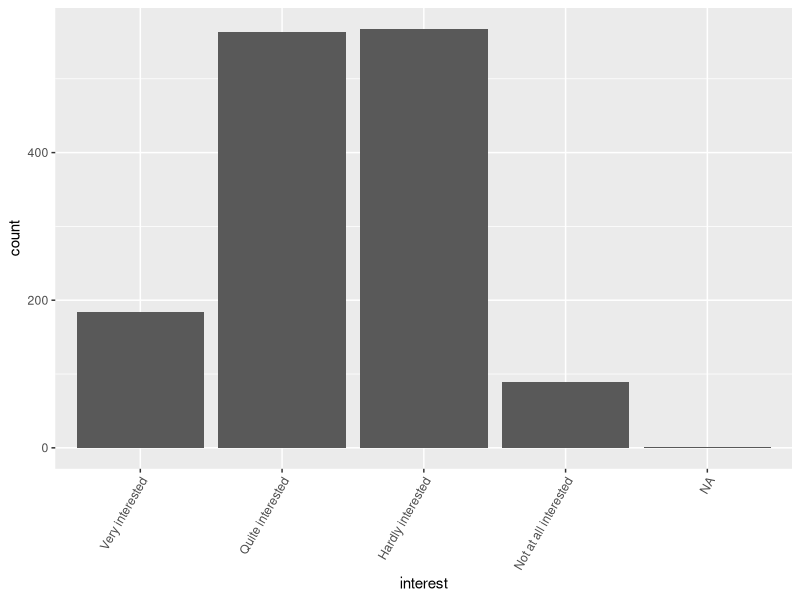
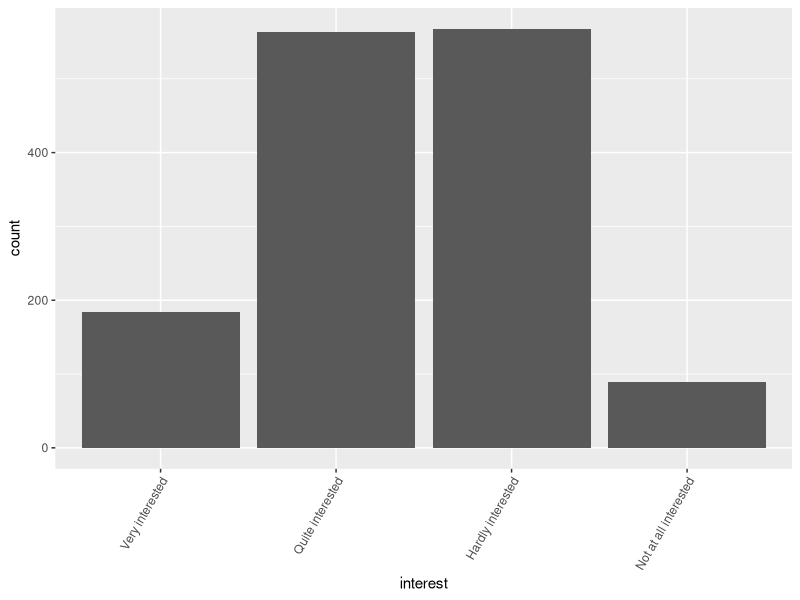
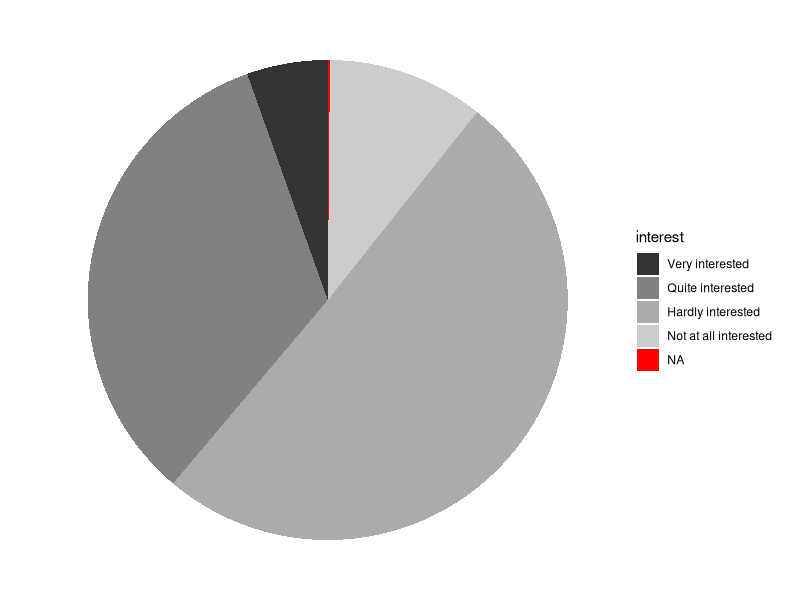
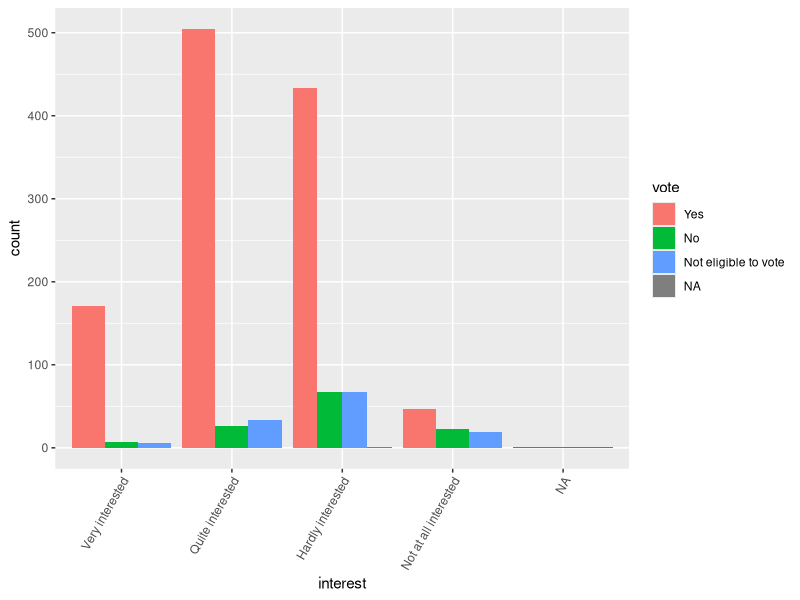
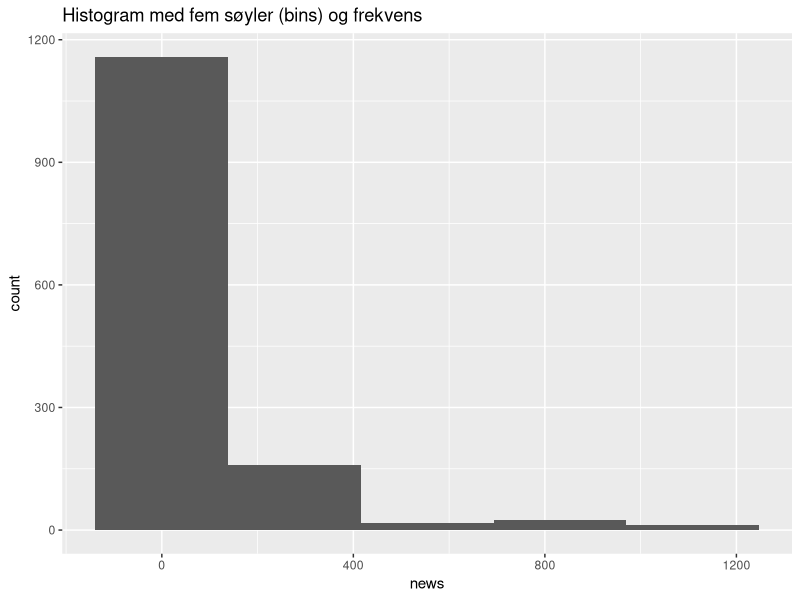
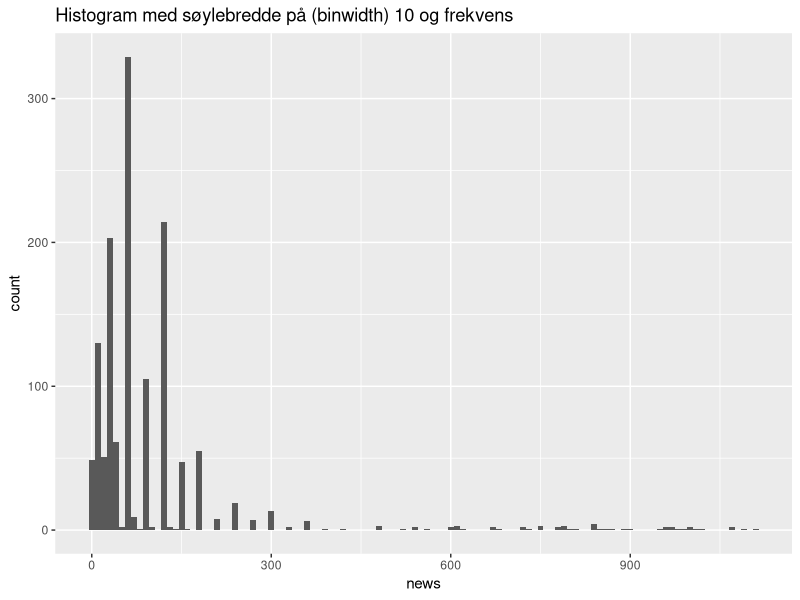
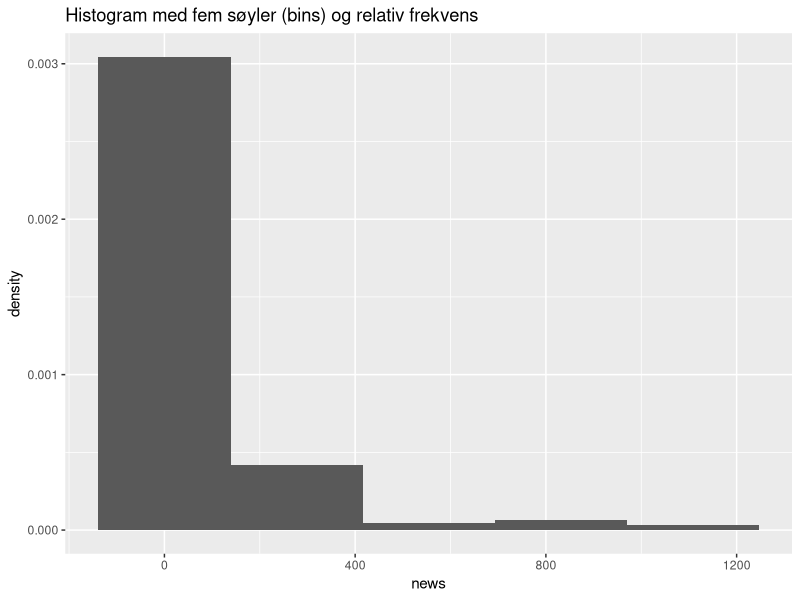
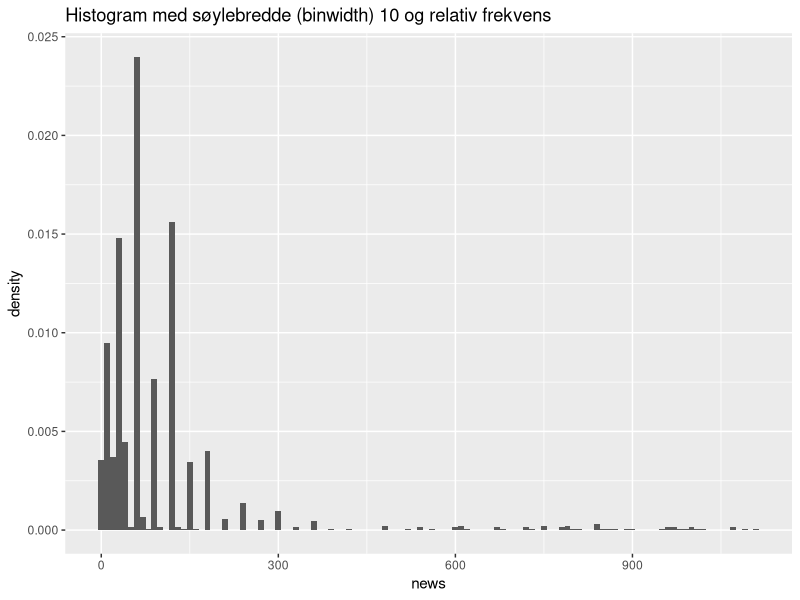

Source code (R) for these figures, in order:
## ---- chunk 1
knitr::opts_chunk$set(echo = TRUE)
## ---- chunk 2
library(tidyverse)
## ---- chunk 3
getwd()
list.files()
## ---- chunk 4
library(foreign)

ess <- read.dta("../../data/ESS9NO.dta")
## ---- chunk 5
ess_subset <- ess %>% 
  select(nwspol, polintr, vote, yrbrn) %>% 
  rename(
    	news = nwspol,
    	interest = polintr, 
    	year_born = yrbrn
  )

## ---- chunk 6
ess_subset <- ess %>% 
  select(
    vote,
    news = nwspol,
    interest = polintr, 
    year_born = yrbrn
    )
## ---- chunk 7
ess_subset$age <- 2018 - ess_subset$year_born 
## ---- chunk 8
class(ess_subset$vote)
## ---- chunk 9
levels(ess_subset$vote)
## ---- chunk 10
class(ess_subset$interest)

is.numeric(ess_subset$interest)
## ---- chunk 11
levels(ess_subset$interest)
## ---- chunk 12
class(ess_subset$news)

is.numeric(ess_subset$news)
## ---- chunk 13
summary(ess_subset)
str(ess_subset)
## ---- chunk 14
head(ess_subset)
tail(ess_subset)
## ---- chunk 15
table(ess_subset$vote, useNA = "always")
prop.table(table(ess_subset$vote))
prop.table(table(ess_subset$vote, useNA = "always"))
## ---- chunk 16
# Finner minimumsverdi (det laveste antall minutter brukt på nyheter)
min(ess_subset$news, na.rm = TRUE) # na.rm = TRUE sier at missing skal droppes i beregningen
# Finner maksimumsveriden (den høyeste antall minutter brukt på nyheter)
max(ess_subset$news, na.rm = TRUE)
# Finner gjennomsnittlig antall minutter
mean(ess_subset$news, na.rm = TRUE)
# Finner median
median(ess_subset$news, na.rm = TRUE)
# Finner standardavviket
sd(ess_subset$news, na.rm = TRUE)
# Finner varians
var(ess_subset$news, na.rm = TRUE)
# Finner kvantilverdiene
quantile(ess_subset$news, na.rm = TRUE)
# Finner forskjellig deskriptiv statistikk for en variabel
summary(ess_subset$news)
## ---- chunk 17
ggplot(data = ess_subset, aes(x = interest)) + 
  geom_bar() +
  theme(axis.text.x = element_text(angle = 60, hjust = 1))

ggsave("../../output/sem2_soyle1.png")
## ---- chunk 18
ggplot(data = ess_subset %>% 
         filter(!is.na(interest)), 
       aes(x = interest)) + 
  geom_bar() +
  theme(axis.text.x = element_text(angle = 60, hjust = 1))

ggsave("../../output/sem2_soyle2.png")
## ---- chunk 19
ggplot(ess_subset, aes(x = "", y = interest, fill = interest)) + 
  geom_bar(stat = "identity", width = 1) + 
  coord_polar("y", start = 0) +
  theme_void() +
  scale_fill_grey()

ggsave("../../output/sem2_kake.png")
## ---- chunk 20
ggplot(data = ess_subset, 
       aes(x = interest)) + 
  geom_bar(aes(fill=vote),
           position = "dodge") +
  theme(axis.text.x = element_text(angle = 60, hjust = 1))

ggsave("../../output/sem2_soyle3.png")
## ---- chunk 21
ggplot(data = ess_subset, aes(x = news)) +
 	  geom_histogram(bins = 5) +
  ggtitle("Histogram med fem søyler (bins) og frekvens")

ggsave("../../output/sem2_hist1.png")
## ---- chunk 22
ggplot(data = ess_subset, aes(x = news)) +
  geom_histogram(binwidth = 10) +
  ggtitle("Histogram med søylebredde på (binwidth) 10 og frekvens")

ggsave("../../output/sem2_hist2.png")
## ---- chunk 23
ggplot(data = ess_subset, aes(x = news, y = ..density..)) +
 	  geom_histogram(bins = 5) +
  ggtitle("Histogram med fem søyler (bins) og relativ frekvens")
ggsave("../../output/sem2_hist3.png")
## ---- chunk 24
ggplot(data = ess_subset, aes(x = news, y = ..density..)) +
  geom_histogram(binwidth = 10) +
  ggtitle("Histogram med søylebredde (binwidth) 10 og relativ frekvens")
ggsave("../../output/sem2_hist4.png")
## ---- chunk 25
ggplot(data = ess_subset, aes(x = news)) +
  geom_boxplot() +
  theme_minimal()
  
ggsave("../../output/sem2_box.png")
